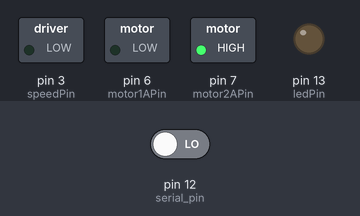
This sketch was run on a simulated Arduino Uno, built with avr-gcc and run on an emulated ATmega328P. Shown: switched loads named in the sketch (green lamp = pin HIGH), output pins drawn as LEDs (lit = HIGH). Inputs (shaded band) come from the test bench; at power-on: pin 12 (serial_pin) LOW.

Above: at 18.0 s.
18.1 s: pin 12 (serial_pin) driven HIGH
At 20.4 s:
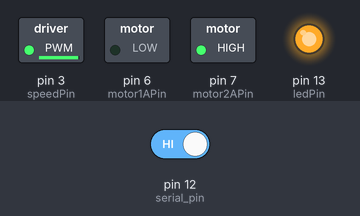
At 26.2 s:
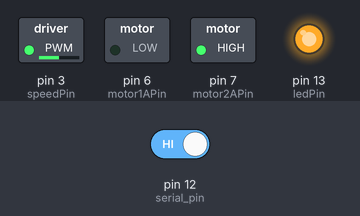
28.1 s: pin 12 (serial_pin) driven LOW
At 31.9 s:
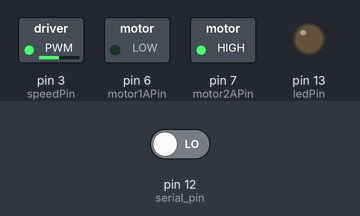
Timing chart, 0 to 48.1 s (numbered marks = the images above; inputs shaded):
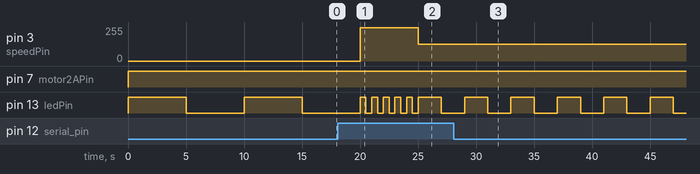

The sketch:

Exam_report.ino
```cpp
int speedPin = 3;
int motor1APin = 6;
int motor2APin = 7;
int ledPin = 13;
int speed_value_motor1;

int serial_pin=12;
int old=0;
int val=0;
int state=0;

byte interruptState = 0;
void setup() {
 pinMode(speedPin, OUTPUT);
 pinMode(motor1APin, OUTPUT);
 pinMode(motor2APin, OUTPUT);
 pinMode(ledPin, OUTPUT);
 pinMode(serial_pin, INPUT);
}

void loop() {
  sw_OnOff();
  question();
}
//スイッチが押された、離された場合のふるまいを記述
void sw_OnOff(){
  val=digitalRead(serial_pin);
  if(val==HIGH&&old==LOW){
    state=!state;
    delay(10);//チャタリング防止
  }
  if(val==HIGH&&old==HIGH){
    delay(10);//チャタリング防止
  }
  old=val;
}
void question(){
  //問題の内容
  if(state==1){
    for(int i=0;i<5;i++){
      quick_motor();
    }
    while(1){
      slow_motor();
      if(digitalRead(serial_pin)){
        state=0;
        break;
      }
    }
  }
  else{
    sw_off();
  }
}
//モータをspeed_value(0~255)でPWM制御
void motor(int speed_value){
 digitalWrite(motor1APin, LOW);
 digitalWrite(motor2APin, HIGH);
 analogWrite(speedPin,speed_value);
}
//停止状態
void sw_off(){
  motor(0);
  led(ledPin,5000);
}
//低速状態
void slow_motor(){
  motor(127);
  led(ledPin,2000);
}
//高速状態
void quick_motor(){
  motor(250);
  led(ledPin,500);

}
//pin番号のLEDをperiod_timeごとにON,OFF
void led(int pin,int period_time){
    digitalWrite(pin, HIGH);
    delay(period_time);
    digitalWrite(pin, LOW);
    delay(period_time);
}
```

Measured:
- after the input at 18.1 s, pin 3 (speedPin): 0/255 → 250/255 after 1.9 s, → 127/255 5.0 s later
- after the input at 28.1 s, pin 3 (speedPin): stays 127/255 (without the input it goes to 0/255 after 0.92 s); pin 13 (ledPin): alternates HIGH for 2.0 s and LOW for 2.0 s, starting after 2.9 s
- by itself, pin 13 (ledPin): alternates HIGH for 5.0 s and LOW for 5.0 s
